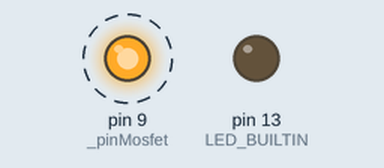
This sketch was run on a simulated Arduino Uno, built with avr-gcc and run on an emulated ATmega328P. Shown: output pins drawn as LEDs (lit = HIGH). Dashed ring = blinking.

Above: at 0.5 s.
Timing chart, 0 to 4.6 s (numbered marks = the images above):
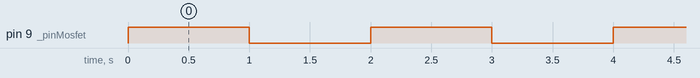

The sketch:

testMosfet.ino
```cpp
//Works with N-Channel Enhancement Mode MOSFET type
//For N-Channel MOSFET, the source is connected to ground.
//To turn MOSFET on, need to raise the voltage on the gate.
//To turn MOSFET off, need to connect the gate to ground.
//Will stay on after voltage is raised, even if the gate is not connected to load.
//Need to toggle gate between voltage and ground to open/close the circuit.

/*MOSFET layout. Model number is shown in front

##########
#### #####
###   ####
#### #####
##########
#IRLB8721#
##########
  # # #
  # # #
  G D S

*/

#define IS_TEST
#define ARRAY_SIZE(A) (sizeof(A) / sizeof((A)[0]))

const unsigned int _pinMosfet = 9;

void setup() {
  // put your setup code here, to run once:
  #if defined(IS_TEST)
    pinMode(LED_BUILTIN, OUTPUT);
  #endif

  pinMode(_pinMosfet, OUTPUT);
}

void loop() {
  // put your main code here, to run repeatedly:
  pinDigitalHighLow(_pinMosfet, HIGH, 1000);
}

void pinDigitalHighLow(unsigned int pin, byte pinStatus, unsigned int delayMillSeconds){
  #if defined(IS_TEST)
    digitalWrite(pin, pinStatus);
    delay(delayMillSeconds);
    digitalWrite(pin, !pinStatus);
    delay(delayMillSeconds);
  #endif

}

void testFunction(){
  #if defined(IS_TEST)
    digitalWrite(LED_BUILTIN, HIGH);
    delay(1000);
    digitalWrite(LED_BUILTIN, LOW);
    delay(1000);
  #endif

}
```

Measured:
- by itself, pin 9 (_pinMosfet): alternates HIGH for 1.0 s and LOW for 1.0 s
